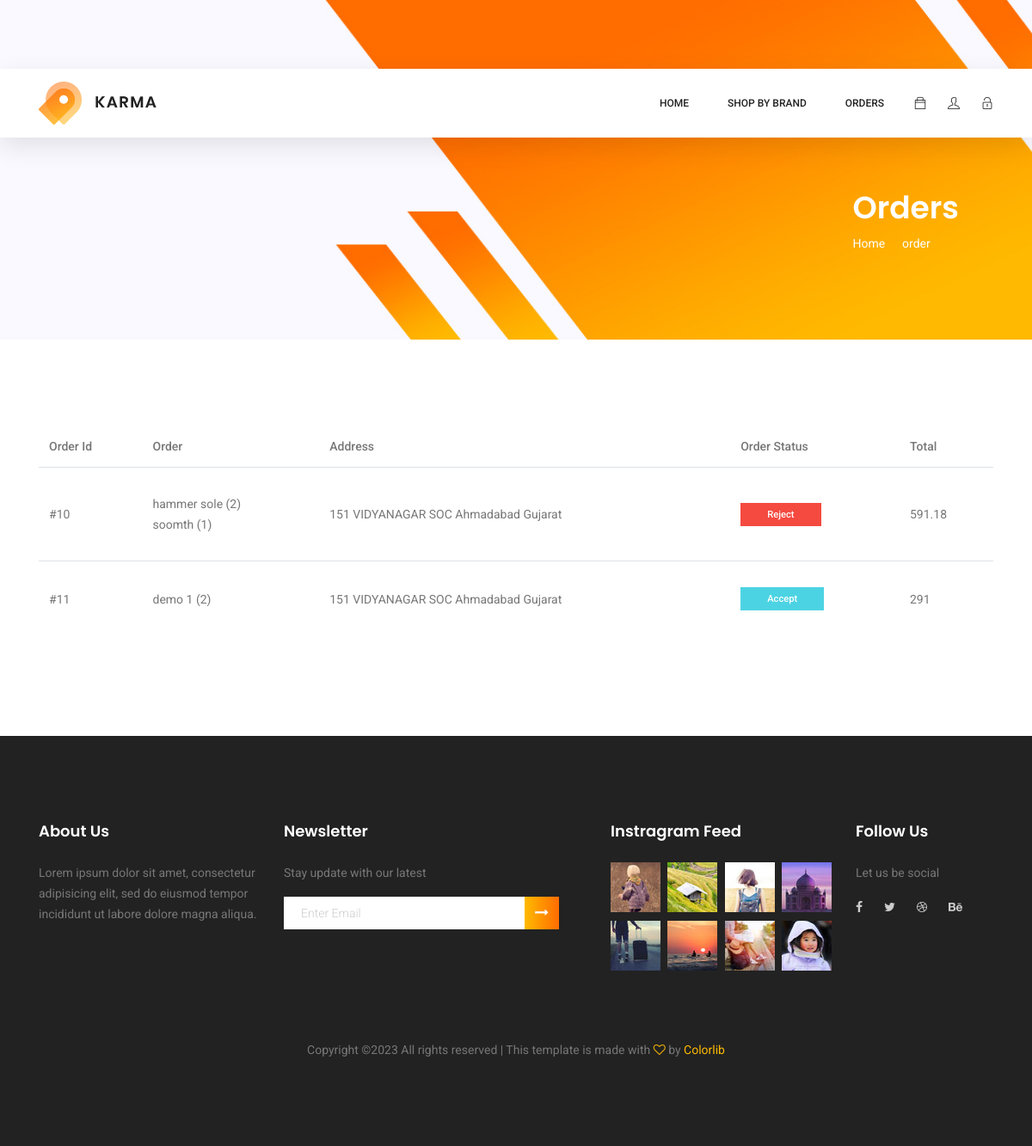
Page /orderpage/ (signed in) on the committed database.
### app/models.py (models this page shows)
class order(models.Model):
    firstname = models.CharField(max_length=255,blank=True,null=True)
    companyname = models.CharField(max_length=255,blank=True,null=True)
    lastname = models.CharField(max_length=255,blank=True,null=True)
    email = models.CharField(max_length=255,blank=True,null=True)
    number = models.CharField(max_length=255,blank=True,null=True)
    user_id = models.ForeignKey(Users, on_delete=models.CASCADE,null=True,blank=True)
    cart_id = models.ManyToManyField(cart)
    address = models.ForeignKey(ShippingAdrress, on_delete=models.CASCADE,null=True,blank=True)
    price = models.CharField(max_length=255,blank=True,null=True)
    status = models.CharField(max_length=255,blank=True,null=True,default='0',choices=[('0','Pending'),('1','Accept'),('2','Reject')])

class cart(models.Model):
    product_id = models.ForeignKey(Product, on_delete=models.CASCADE,null=True,blank=True)
    user_id = models.ForeignKey(Users, on_delete=models.CASCADE,null=True,blank=True)
    qty = models.CharField(max_length=255,blank=True,null=True)
    price = models.CharField(max_length=255,blank=True,null=True)
    status = models.CharField(max_length=255,blank=True,null=True,default='0',choices=[('1','Order'),('0','Not_order')])

class Product(models.Model):
    brand_id = models.ForeignKey(Brand, on_delete=models.CASCADE,null=True,blank=True)
    productname = models.CharField(max_length=255,blank=True,null=True)
    product_price = models.CharField(max_length=255,blank=True,null=True)
    product_MRP = models.CharField(max_length=255,blank=True,null=True)
    product_image = models.ImageField(upload_to="products_image/",height_field=None, width_field=None, max_length=255,blank=True,null=True)
    product_stock = models.CharField(max_length=255,blank=True,null=True)

class ShippingAdrress(models.Model):
    user_id = models.ForeignKey(Users, on_delete=models.CASCADE,null=True,blank=True)
    address1 = models.CharField(max_length=255,blank=True,null=True)
    address2 = models.CharField(max_length=255,blank=True,null=True)
    city = models.CharField(max_length=255,blank=True,null=True)
    state = models.CharField(max_length=255,blank=True,null=True)
    zipcode = models.CharField(max_length=255,blank=True,null=True)
    country = models.CharField(max_length=255,blank=True,null=True)

### app/views.py (the view)
# urls.py: path("orderpage/",views.orderpage,name="orderpage"),
def orderpage(request):
    if 'userid' in request.session:
        userid = request.session['userid']
        contax = {
            'title' : 'Karma Shop',
            "brands" : Brand.objects.all(),
            "order" : order.objects.filter(user_id = userid),
        }
        return render(request, "order.html",contax)
    else:
        return redirect('LoginPage')

### app/templates/order.html (shortened to what this page needs)
{% load static %}
<!DOCTYPE html>
<html lang="zxx" class="no-js">
    {% include 'layouts/head.html' %}
<body>
	{% include 'layouts/header.html' %}
	<section class="banner-area organic-breadcrumb">
		<div class="container">
			<div class="breadcrumb-banner d-flex flex-wrap align-items-center justify-content-end">
				<div class="col-first">
					<h1>Orders</h1>
					<nav class="d-flex align-items-center">
						<a href="{% url 'index' %}">Home</a>
						<a href="">order</a>
					</nav>
				</div>
			</div>
		</div>
	</section>
	<section class="order_details section_gap">
		<div class="container">
            <div class="cart_inner">
                <div class="table-responsive">
                    <table class="table">
                        <thead>
                            <tr>
                                <th scope="col">Order Id</th>
                                <th scope="col">Order</th>
                                <th scope="col">Address</th>
                                <th scope="col">Order Status</th>
                                <th scope="col">Total</th>
                            </tr>
                        </thead>
                        <tbody>
                            {% for i in order %}
                                <tr>
                                    <td>#{{i.id}}</td>
                                    <td>
                                        <ul class="list">
                                            {% for j in i.cart_id.all %}
                                                <li>{{j.product_id.productname}} <span class="middle"> ({{j.qty}})</span></li>
                                            {% endfor %}
                                        </ul>
                                    </td>
                                    <td>{{i.address.address1}} {{i.address.address2}} {{i.address.city}} {{i.address.state}}</td>
                                    <td>
                                        {% if i.status == '1' %}
                                        <a href="#" class="genric-btn success small">Accept</a>
                                        {% elif i.status == '2' %}
                                        <a href="#" class="genric-btn danger small">Reject</a>
                                        {% else %}
                                        <a href="#" class="genric-btn primary small">Pending</a>
                                        {% endif %}
                                    </td>
                                    <td>{{i.price}}</td>
                                </tr>
                            {% endfor %}
                        </tbody>
                    </table>
                </div>
            </div>
		</div>
	</section>
	{% include 'layouts/footer.html' %}
</body>
</html>

### app/templates/layouts/head.html (shortened to what this page needs)
{% load static %}
<head>
	<link rel="stylesheet" href="https://cdn.linearicons.com/free/1.0.0/icon-font.min.css">
	<link rel="stylesheet" href="{% static 'css/linearicons.' %}">
	<link rel="stylesheet" href="{% static 'css/font-awesome.min.css' %}">
	<link rel="stylesheet" href="{% static 'css/themify-icons.css' %}">
	<link rel="stylesheet" href="{% static 'css/bootstrap.css' %}">
	<link rel="stylesheet" href="{% static 'css/owl.carousel.css' %}">
	<link rel="stylesheet" href="{% static 'css/nice-select.css' %}">
	<link rel="stylesheet" href="{% static 'css/nouislider.min.css' %}">
	<link rel="stylesheet" href="{% static 'css/ion.rangeSlider.css' %}" />
	<link rel="stylesheet" href="{% static 'css/ion.rangeSlider.skinFlat.css' %}" />
	<link rel="stylesheet" href="{% static 'css/magnific-popup.css' %}">
	<link rel="stylesheet" href="{% static 'css/main.css' %}">
</head>

### app/templates/layouts/header.html (shortened to what this page needs)
{% load static %}<header class="header_area sticky-header">
    <div class="main_menu">
        <nav class="navbar navbar-expand-lg navbar-light main_box">
            <div class="container">
                <a class="navbar-brand logo_h" href="index.html"><img src="{% static 'img/logo.png' %}" alt=""></a>
                <div class="collapse navbar-collapse offset" id="navbarSupportedContent">
                    <ul class="nav navbar-nav menu_nav ml-auto">
                        {% url 'index' as index %}
                        <li class="nav-item"><a class="nav-link" href="{{index}}">Home</a></li>
                        <li class="nav-item submenu dropdown">
                            <a href="#" class="nav-link dropdown-toggle" data-toggle="dropdown" role="button" aria-haspopup="true"
                             aria-expanded="false">Shop By Brand</a>
                        </li>
                        <li class="nav-item"><a class="nav-link" href="{% url 'orderpage' %}">Orders</a></li>
                    </ul>
                    <ul class="nav navbar-nav navbar-right">
                        <li class="nav-item"><a href="{% url 'Cart' %}" class="cart"><span class="ti-bag"></span></a></li>
                        <li class="nav-item"><a href="{% url 'profile' %}" class="cart"><span class="ti-user"></span></a></li>
                        <li class="nav-item"><a href="{% url 'Logout' %}" class="cart"><span class="ti-unlock"></span></a></li>
                    </ul>
                </div>
            </div>
        </nav>
    </div>
</header>

### app/templates/layouts/footer.html (shortened to what this page needs)
{% load static %}
<footer class="footer-area section_gap">
    <div class="container">
        <div class="row">
            <div class="col-lg-3  col-md-6 col-sm-6">
                <div class="single-footer-widget">
                    <h6>About Us</h6>
                    <p>
                        Lorem ipsum dolor sit amet, consectetur adipisicing elit, sed do eiusmod tempor incididunt ut labore dolore
                        magna aliqua.
                    </p>
                </div>
            </div>
            <div class="col-lg-4  col-md-6 col-sm-6">
                <div class="single-footer-widget">
                    <h6>Newsletter</h6>
                    <p>Stay update with our latest</p>
                    <div class="" id="mc_embed_signup">
                        <form target="_blank" novalidate="true" action="https://spondonit.us12.list-manage.com/subscribe/post?u=1462626880ade1ac87bd9c93a&amp;id=92a4423d01"
                         method="get" class="form-inline">
                            <div class="d-flex flex-row">
                                <input class="form-control" name="EMAIL" placeholder="Enter Email" onfocus="this.placeholder = ''" onblur="this.placeholder = 'Enter Email '"
                                 required="" type="email">
                                <button class="click-btn btn btn-default"><i class="fa fa-long-arrow-right" aria-hidden="true"></i></button>
                            </div>
                        </form>
                    </div>
                </div>
            </div>
            <div class="col-lg-3  col-md-6 col-sm-6">
                <div class="single-footer-widget mail-chimp">
                    <h6 class="mb-20">Instragram Feed</h6>
                    <ul class="instafeed d-flex flex-wrap">
                        <li><img src="{% static 'img/i1.jpg' %}" alt=""></li>
                        <li><img src="{% static 'img/i2.jpg' %}" alt=""></li>
                        <li><img src="{% static 'img/i3.jpg' %}" alt=""></li>
                        <li><img src="{% static 'img/i4.jpg' %}" alt=""></li>
                        <li><img src="{% static 'img/i5.jpg' %}" alt=""></li>
                        <li><img src="{% static 'img/i6.jpg' %}" alt=""></li>
                        <li><img src="{% static 'img/i7.jpg' %}" alt=""></li>
                        <li><img src="{% static 'img/i8.jpg' %}" alt=""></li>
                    </ul>
                </div>
            </div>
            <div class="col-lg-2 col-md-6 col-sm-6">
                <div class="single-footer-widget">
                    <h6>Follow Us</h6>
                    <p>Let us be social</p>
                    <div class="footer-social d-flex align-items-center">
                        <a href="#"><i class="fa fa-facebook"></i></a>
                        <a href="#"><i class="fa fa-twitter"></i></a>
                        <a href="#"><i class="fa fa-dribbble"></i></a>
                        <a href="#"><i class="fa fa-behance"></i></a>
                    </div>
                </div>
            </div>
        </div>
        <div class="footer-bottom d-flex justify-content-center align-items-center flex-wrap">
            <p class="footer-text m-0">
Copyright &copy;<script>document.write(new Date().getFullYear());</script> All rights reserved | This template is made with <i class="fa fa-heart-o" aria-hidden="true"></i> by <a href="https://colorlib.com" target="_blank">Colorlib</a>
</p>
        </div>
    </div>
</footer>

### rows in the picture
order: id "10", address.address1 "151 VIDYANAGAR SOC", address.city "Ahmadabad", address.state "Gujarat", status "Reject", price "591.18"
cart: product_id.productname "hammer sole", qty "2"
cart: product_id.productname "soomth", qty "1"
order: id "11", address.address1 "151 VIDYANAGAR SOC", address.city "Ahmadabad", address.state "Gujarat", status "Accept", price "291"
cart: product_id.productname "demo 1", qty "2"
